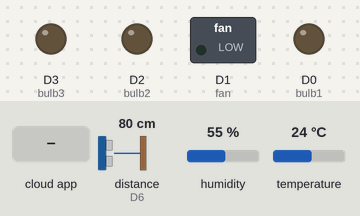
A sketch run on a simulated ESP8266 (NodeMCU). Shown: switched loads named in the sketch (green lamp = pin HIGH), output pins drawn as LEDs (lit = HIGH). Wiring (inferred from the names in the program): ultrasonic range finder: trigger D7; echo D6. The test bench sets the inputs (shaded band); at power-on: distance to the obstacle (sensor on D6) 80 cm, humidity 55 %, temperature 24 °C. The echo pulse lasts 58.3 µs per cm; WiFi joins after 1.5 s; servers stay silent unless stated; no MQTT or app messages arrive unless stated; pins used as bus, display or sensor lines are not drawn; what the sketch prints to the serial monitor is not drawn.

Above: at 2.7 s.
2.8 s: the phone or cloud app sets bulb1 to 1
At 4.0 s:
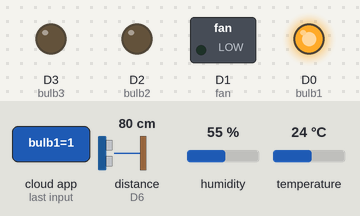
4.3 s: the phone or cloud app sets fan to 1
At 5.0 s:
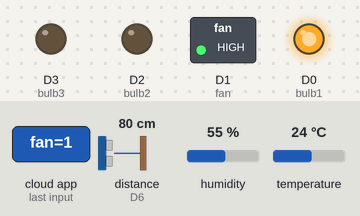
5.8 s: the phone or cloud app sets bulb2 to 1
At 7.0 s:
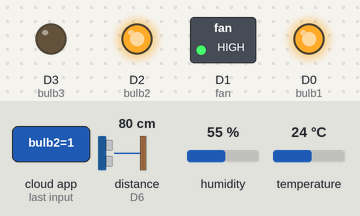
7.3 s: the phone or cloud app sets bulb3 to 1
At 8.3 s:
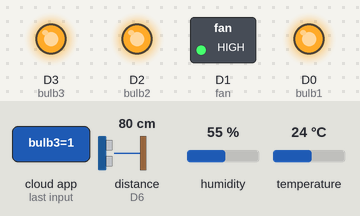
8.8 s: the phone or cloud app sets bulb1 to 0
At 9.3 s:
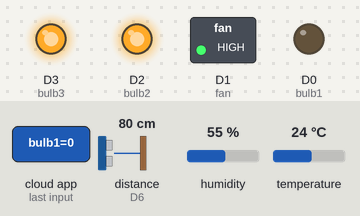
10.3 s: the phone or cloud app sets fan to 0
At 11.1 s:
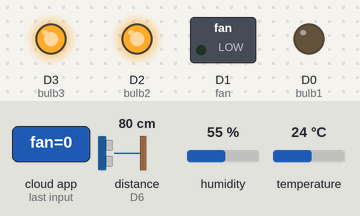
Timing chart, 0 to 12.8 s (numbered marks = the images above; inputs shaded):
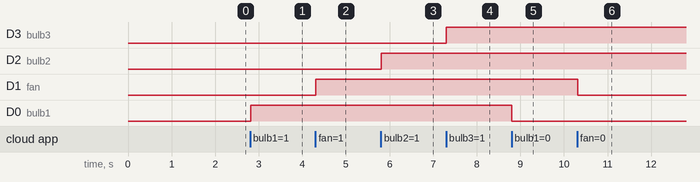

The sketch:

Home_Automation.ino
```cpp
#include "DHT.h"   // header file of temprature and humidity sensor
#include <ESP8266WiFi.h>  //header file of node mcu esp8266
#include "Adafruit_MQTT.h" // header file of adafruit
#include "Adafruit_MQTT_Client.h" //header file of mqtt client

#define DHTPIN D5  // dht sensor connected to pin D5
#define DHTTYPE DHT22  // if your sensor is DHT11,then change DHT22 to DHT11

#define bulb1            D0
#define fan              D1
#define bulb2            D2
#define bulb3            D3

////////////////////// pins of ultrasonic sensor
#define echopin  D6
#define trigpin  D7
//////////////////////

#define WLAN_SSID       "Python"             // Your SSID
#define WLAN_PASS       "python##123"        // Your password

#define AIO_SERVER      "io.adafruit.com"    //Adafruit Server
#define AIO_SERVERPORT  1883
#define AIO_USERNAME    "***********"            // Username,of adafruit
#define AIO_KEY         "************************"   // Auth Key, in adafruit


DHT dht(DHTPIN, DHTTYPE);

int maximumRange = 50;
int duration, dis;

//WIFI CLIENT
WiFiClient client;

Adafruit_MQTT_Client mqtt(&client, AIO_SERVER, AIO_SERVERPORT, AIO_USERNAME, AIO_KEY);

 // publish means, Node MCU upload the reading to adafruit using MQTT protocol,in my case temperature, humidity, distance you can add more sensors to the project.
Adafruit_MQTT_Publish temperature = Adafruit_MQTT_Publish(&mqtt, AIO_USERNAME "/feeds/temperature");
Adafruit_MQTT_Publish humidity = Adafruit_MQTT_Publish(&mqtt, AIO_USERNAME "/feeds/humidity");
Adafruit_MQTT_Publish distance = Adafruit_MQTT_Publish(&mqtt, AIO_USERNAME "/feeds/distance");

 // suscribe means, adafruit give instruction to Node MCU or control the home appliances, you can also add more relays.
Adafruit_MQTT_Subscribe Bulb1 = Adafruit_MQTT_Subscribe(&mqtt, AIO_USERNAME "/feeds/bulb1");
Adafruit_MQTT_Subscribe Fan = Adafruit_MQTT_Subscribe(&mqtt, AIO_USERNAME "/feeds/fan");
Adafruit_MQTT_Subscribe Bulb2 = Adafruit_MQTT_Subscribe(&mqtt, AIO_USERNAME "/feeds/bulb2");
Adafruit_MQTT_Subscribe Bulb3 = Adafruit_MQTT_Subscribe(&mqtt, AIO_USERNAME "/feeds/bulb3");

// it display the message in serial monitor which is send by adafruit (basically it send by me through adafruit)
Adafruit_MQTT_Subscribe Display1 = Adafruit_MQTT_Subscribe(&mqtt, AIO_USERNAME "/feeds/Display");

void MQTT_connect();

void setup() {
  Serial.begin(115200);
  dht.begin();
  pinMode(bulb1, OUTPUT);
  pinMode(fan, OUTPUT);
  pinMode(bulb2, OUTPUT);
  pinMode(bulb3, OUTPUT);
  pinMode (trigpin, OUTPUT);
  pinMode (echopin, INPUT);

  // Connect to WiFi access point.
  Serial.println(); Serial.println();
  Serial.print("Connecting to ");
  Serial.println(WLAN_SSID);

  WiFi.begin(WLAN_SSID, WLAN_PASS);
  while (WiFi.status() != WL_CONNECTED) {
    delay(500);
    Serial.print(".");
  }
  Serial.println();

  Serial.println("WiFi connected");
  Serial.println("IP address: ");
  Serial.println(WiFi.localIP());

  mqtt.subscribe(&Bulb1);
  mqtt.subscribe(&Fan);
  mqtt.subscribe(&Bulb2);
  mqtt.subscribe(&Bulb3);
  mqtt.subscribe(&Display1);
}

void loop() {

  MQTT_connect(); // it help to connect Node MCU to MQTT

  float h = dht.readHumidity(); // read humidity from sensor
  float t = dht.readTemperature(); //read temperature from sensor

  ////////////////this block of code read the distance by ultrasonic sensor and publish to adafruit///////////////
  digitalWrite(trigpin,LOW);
  delayMicroseconds(2);
  digitalWrite(trigpin,HIGH);
  delayMicroseconds(10);
  digitalWrite(trigpin, LOW);
  duration=pulseIn (echopin,HIGH);
  dis= duration/58.2;
  ////////////////////////////////////////////////////////////////////////////
  if (! temperature.publish(t)) {                     //Publish temperature to Adafruit
      Serial.println(F("Failed"));
    }
  if (! humidity.publish(h)) {                        //Publish humidity to Adafruit
      Serial.println(F("Failed"));
    }

  if (! distance.publish(dis)) {                      //Publish distance to Adafruit
      Serial.println(F("Failed"));
    }

  Adafruit_MQTT_Subscribe *subscription;
  while ((subscription = mqtt.readSubscription(20000))) {
    if (subscription == &Bulb1) {
      Serial.print(F("Got: "));
      Serial.println((char *)Bulb1.lastread);
      int Bulb1_State = atoi((char *)Bulb1.lastread);
      digitalWrite(bulb1, Bulb1_State); // turn on/off bulb through adafruit

    }
    if (subscription == &Fan) {
      Serial.print(F("Got: "));
      Serial.println((char *)Fan.lastread);
      int Fan_State = atoi((char *)Fan.lastread);
      digitalWrite(fan, Fan_State); // turn on/off fan through adafruit
    }
    if (subscription == &Bulb2) {
      Serial.print(F("Got: "));
      Serial.println((char *)Bulb2.lastread);
      int Bulb2_State = atoi((char *)Bulb2.lastread);
      digitalWrite(bulb2, Bulb2_State);  // turn on/off bulb through adafruit
    }

    if (subscription == &Bulb3) {
      Serial.print(F("Got: "));
      Serial.println((char *)Bulb3.lastread);
      int Bulb3_State = atoi((char *)Bulb3.lastread);
      digitalWrite(bulb3, Bulb3_State);  // turn on/off bulb through adafruit
    }

    if (subscription == &Display1) {
      Serial.print(F("Message: "));
      Serial.println((char *)Display1.lastread); // display message in serial monitor which is publish by adafruit
    }
  }
}

void MQTT_connect() {
  int8_t ret;

  if (mqtt.connected()) {
    return;
  }

  Serial.print("Connecting to MQTT... ");

  uint8_t retries = 3;

  while ((ret = mqtt.connect()) != 0) {
    Serial.println(mqtt.connectErrorString(ret));
    Serial.println("Retrying MQTT connection in 5 seconds...");
    mqtt.disconnect();
    delay(5000);
    retries--;
    if (retries == 0) {
      while (1);
    }
  }
  Serial.println("MQTT Connected!");
}
```

Measured:
- after the input at 2.8 s, D0 (bulb1): LOW → HIGH at once
- after the input at 4.3 s, D1 (fan): LOW → HIGH at once
- after the input at 5.8 s, D2 (bulb2): LOW → HIGH at once
- after the input at 7.3 s, D3 (bulb3): LOW → HIGH at once
- after the input at 8.8 s, D0 (bulb1): HIGH → LOW at once
- after the input at 10.3 s, D1 (fan): HIGH → LOW at once
